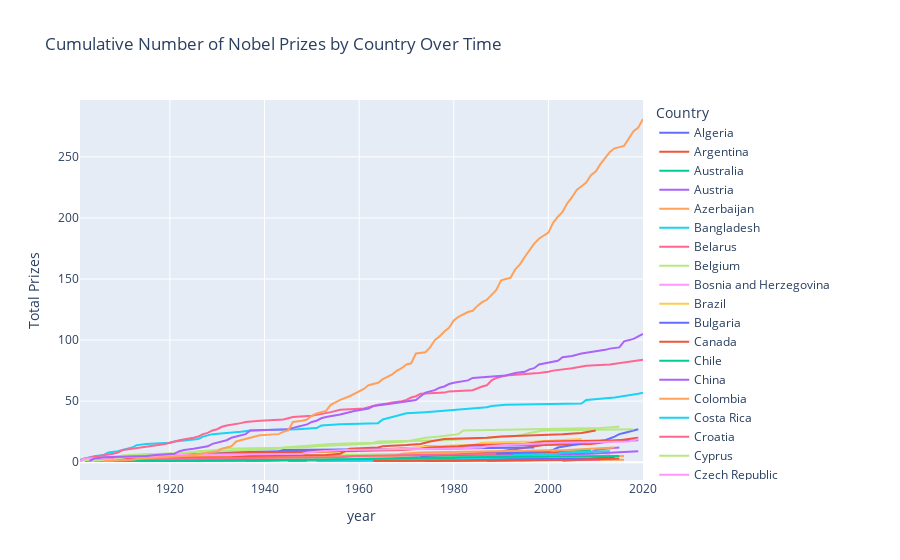

Write notebook code for a chart like this one.
### Code cell
import plotly.express as px

fig = px.line(
    by_year_country,
    x='year',
    y='cumulative_prizes',
    color='birth_country_current',
    title='Cumulative Number of Nobel Prizes by Country Over Time',
    labels={'cumulative_prizes': 'Total Prizes', 'birth_country_current': 'Country'}
)

fig.show()

### Figure 1 — Plotly figure (JSON) as saved in the notebook; plotly's stock layout.template omitted (floating-point values rounded to 4 significant figures)
{"data": [{"hovertemplate": "Country=Algeria<br>year=%{x}<br>Total Prizes=%{y}<extra></extra>", "legendgroup": "Algeria", "line": {"color": "#636efa", "dash": "solid"}, "marker": {"symbol": "circle"}, "mode": "lines", "name": "Algeria", "orientation": "v", "showlegend": true, "type": "scatter", "x": [1957, 1997], "xaxis": "x", "y": [1, 2], "yaxis": "y"}, {"hovertemplate": "Country=Argentina<br>year=%{x}<br>Total Prizes=%{y}<extra></extra>", "legendgroup": "Argentina", "line": {"color": "#EF553B", "dash": "solid"}, "marker": {"symbol": "circle"}, "mode": "lines", "name": "Argentina", "orientation": "v", "showlegend": true, "type": "scatter", "x": [1936, 1947, 1980, 1984], "xaxis": "x", "y": [1, 2, 3, 4], "yaxis": "y"}, {"hovertemplate": "Country=Australia<br>year=%{x}<br>Total Prizes=%{y}<extra></extra>", "legendgroup": "Australia", "line": {"color": "#00cc96", "dash": "solid"}, "marker": {"symbol": "circle"}, "mode": "lines", "name": "Australia", "orientation": "v", "showlegend": true, "type": "scatter", "x": [1915, 1945, 1960, 1963, 1964, 1975, 1996, 2005, 2009], "xaxis": "x", "y": [1, 2, 3, 4, 5, 6, 7, 9, 10], "yaxis": "y"}, {"hovertemplate": "Country=Austria<br>year=%{x}<br>Total Prizes=%{y}<extra></extra>", "legendgroup": "Austria", "line": {"color": "#ab63fa", "dash": "solid"}, "marker": {"symbol": "circle"}, "mode": "lines", "name": "Austria", "orientation": "v", "showlegend": true, "type": "scatter", "x": [1911, 1914, 1925, 1927, 1930, 1933, 1936, 1938, 1945, 1962, 1973, 1974, 1998, 2000, 2004, 2013, 2019], "xaxis": "x", "y": [1, 2, 3, 4, 5, 6, 7, 8, 9, 10, 12, 13, 14, 15, 16, 17, 18], "yaxis": "y"}, {"hovertemplate": "Country=Azerbaijan<br>year=%{x}<br>Total Prizes=%{y}<extra></extra>", "legendgroup": "Azerbaijan", "line": {"color": "#FFA15A", "dash": "solid"}, "marker": {"symbol": "circle"}, "mode": "lines", "name": "Azerbaijan", "orientation": "v", "showlegend": true, "type": "scatter", "x": [1962], "xaxis": "x", "y": [1], "yaxis": "y"}, {"hovertemplate": "Country=Bangladesh<br>year=%{x}<br>Total Prizes=%{y}<extra></extra>", "legendgroup": "Bangladesh", "line": {"color": "#19d3f3", "dash": "solid"}, "marker": {"symbol": "circle"}, "mode": "lines", "name": "Bangladesh", "orientation": "v", "showlegend": true, "type": "scatter", "x": [2006], "xaxis": "x", "y": [1], "yaxis": "y"}, {"hovertemplate": "Country=Belarus<br>year=%{x}<br>Total Prizes=%{y}<extra></extra>", "legendgroup": "Belarus", "line": {"color": "#FF6692", "dash": "solid"}, "marker": {"symbol": "circle"}, "mode": "lines", "name": "Belarus", "orientation": "v", "showlegend": true, "type": "scatter", "x": [1971, 1978, 1994, 2000], "xaxis": "x", "y": [1, 2, 3, 4], "yaxis": "y"}, {"hovertemplate": "Country=Belgium<br>year=%{x}<br>Total Prizes=%{y}<extra></extra>", "legendgroup": "Belgium", "line": {"color": "#B6E880", "dash": "solid"}, "marker": {"symbol": "circle"}, "mode": "lines", "name": "Belgium", "orientation": "v", "showlegend": true, "type": "scatter", "x": [1909, 1911, 1913, 1919, 1938, 1958, 1974, 2005, 2013], "xaxis": "x", "y": [1, 2, 3, 4, 5, 6, 7, 8, 9], "yaxis": "y"}, {"hovertemplate": "Country=Bosnia and Herzegovina<br>year=%{x}<br>Total Prizes=%{y}<extra></extra>", "legendgroup": "Bosnia and Herzegovina", "line": {"color": "#FF97FF", "dash": "solid"}, "marker": {"symbol": "circle"}, "mode": "lines", "name": "Bosnia and Herzegovina", "orientation": "v", "showlegend": true, "type": "scatter", "x": [1961, 1975], "xaxis": "x", "y": [1, 2], "yaxis": "y"}, {"hovertemplate": "Country=Brazil<br>year=%{x}<br>Total Prizes=%{y}<extra></extra>", "legendgroup": "Brazil", "line": {"color": "#FECB52", "dash": "solid"}, "marker": {"symbol": "circle"}, "mode": "lines", "name": "Brazil", "orientation": "v", "showlegend": true, "type": "scatter", "x": [1960], "xaxis": "x", "y": [1], "yaxis": "y"}, {"hovertemplate": "Country=Bulgaria<br>year=%{x}<br>Total Prizes=%{y}<extra></extra>", "legendgroup": "Bulgaria", "line": {"color": "#636efa", "dash": "solid"}, "marker": {"symbol": "circle"}, "mode": "lines", "name": "Bulgaria", "orientation": "v", "showlegend": true, "type": "scatter", "x": [1981], "xaxis": "x", "y": [1], "yaxis": "y"}, {"hovertemplate": "Country=Canada<br>year=%{x}<br>Total Prizes=%{y}<extra></extra>", "legendgroup": "Canada", "line": {"color": "#EF553B", "dash": "solid"}, "marker": {"symbol": "circle"}, "mode": "lines", "name": "Canada", "orientation": "v", "showlegend": true, "type": "scatter", "x": [1923, 1949, 1957, 1966, 1976, 1981, 1983, 1989, 1990, 1992, 1994, 1996, 1997, 1999, 2009, 2011, 2013, 2015, 2018, 2019], "xaxis": "x", "y": [1, 2, 3, 4, 5, 6, 7, 8, 9, 10, 11, 12, 13, 14, 15, 16, 17, 18, 19, 20], "yaxis": "y"}, {"hovertemplate": "Country=Chile<br>year=%{x}<br>Total Prizes=%{y}<extra></extra>", "legendgroup": "Chile", "line": {"color": "#00cc96", "dash": "solid"}, "marker": {"symbol": "circle"}, "mode": "lines", "name": "Chile", "orientation": "v", "showlegend": true, "type": "scatter", "x": [1945, 1971], "xaxis": "x", "y": [1, 2], "yaxis": "y"}, {"hovertemplate": "Country=China<br>year=%{x}<br>Total Prizes=%{y}<extra></extra>", "legendgroup": "China", "line": {"color": "#ab63fa", "dash": "solid"}, "marker": {"symbol": "circle"}, "mode": "lines", "name": "China", "orientation": "v", "showlegend": true, "type": "scatter", "x": [1956, 1957, 1989, 1992, 1998, 2000, 2009, 2010, 2012, 2015], "xaxis": "x", "y": [1, 3, 4, 5, 6, 7, 8, 10, 11, 12], "yaxis": "y"}, {"hovertemplate": "Country=Colombia<br>year=%{x}<br>Total Prizes=%{y}<extra></extra>", "legendgroup": "Colombia", "line": {"color": "#FFA15A", "dash": "solid"}, "marker": {"symbol": "circle"}, "mode": "lines", "name": "Colombia", "orientation": "v", "showlegend": true, "type": "scatter", "x": [1982, 2016], "xaxis": "x", "y": [1, 2], "yaxis": "y"}, {"hovertemplate": "Country=Costa Rica<br>year=%{x}<br>Total Prizes=%{y}<extra></extra>", "legendgroup": "Costa Rica", "line": {"color": "#19d3f3", "dash": "solid"}, "marker": {"symbol": "circle"}, "mode": "lines", "name": "Costa Rica", "orientation": "v", "showlegend": true, "type": "scatter", "x": [1987], "xaxis": "x", "y": [1], "yaxis": "y"}, {"hovertemplate": "Country=Croatia<br>year=%{x}<br>Total Prizes=%{y}<extra></extra>", "legendgroup": "Croatia", "line": {"color": "#FF6692", "dash": "solid"}, "marker": {"symbol": "circle"}, "mode": "lines", "name": "Croatia", "orientation": "v", "showlegend": true, "type": "scatter", "x": [1939], "xaxis": "x", "y": [1], "yaxis": "y"}, {"hovertemplate": "Country=Cyprus<br>year=%{x}<br>Total Prizes=%{y}<extra></extra>", "legendgroup": "Cyprus", "line": {"color": "#B6E880", "dash": "solid"}, "marker": {"symbol": "circle"}, "mode": "lines", "name": "Cyprus", "orientation": "v", "showlegend": true, "type": "scatter", "x": [2010], "xaxis": "x", "y": [1], "yaxis": "y"}, {"hovertemplate": "Country=Czech Republic<br>year=%{x}<br>Total Prizes=%{y}<extra></extra>", "legendgroup": "Czech Republic", "line": {"color": "#FF97FF", "dash": "solid"}, "marker": {"symbol": "circle"}, "mode": "lines", "name": "Czech Republic", "orientation": "v", "showlegend": true, "type": "scatter", "x": [1905, 1947, 1959, 1984, 2007], "xaxis": "x", "y": [1, 3, 4, 5, 6], "yaxis": "y"}, {"hovertemplate": "Country=Democratic Republic of the Congo<br>year=%{x}<br>Total Prizes=%{y}<extra></extra>", "legendgroup": "Democratic Republic of the Congo", "line": {"color": "#FECB52", "dash": "solid"}, "marker": {"symbol": "circle"}, "mode": "lines", "name": "Democratic Republic of the Congo", "orientation": "v", "showlegend": true, "type": "scatter", "x": [2018], "xaxis": "x", "y": [1], "yaxis": "y"}, {"hovertemplate": "Country=Denmark<br>year=%{x}<br>Total Prizes=%{y}<extra></extra>", "legendgroup": "Denmark", "line": {"color": "#636efa", "dash": "solid"}, "marker": {"symbol": "circle"}, "mode": "lines", "name": "Denmark", "orientation": "v", "showlegend": true, "type": "scatter", "x": [1903, 1908, 1917, 1920, 1922, 1926, 1928, 1943, 1944, 1975, 1997], "xaxis": "x", "y": [1, 2, 4, 5, 6, 7, 8, 9, 10, 11, 12], "yaxis": "y"}, {"hovertemplate": "Country=East Timor<br>year=%{x}<br>Total Prizes=%{y}<extra></extra>", "legendgroup": "East Timor", "line": {"color": "#EF553B", "dash": "solid"}, "marker": {"symbol": "circle"}, "mode": "lines", "name": "East Timor", "orientation": "v", "showlegend": true, "type": "scatter", "x": [1996], "xaxis": "x", "y": [2], "yaxis": "y"}, {"hovertemplate": "Country=Egypt<br>year=%{x}<br>Total Prizes=%{y}<extra></extra>", "legendgroup": "Egypt", "line": {"color": "#00cc96", "dash": "solid"}, "marker": {"symbol": "circle"}, "mode": "lines", "name": "Egypt", "orientation": "v", "showlegend": true, "type": "scatter", "x": [1964, 1978, 1988, 1994, 1999, 2005], "xaxis": "x", "y": [1, 2, 3, 4, 5, 6], "yaxis": "y"}, {"hovertemplate": "Country=Ethiopia<br>year=%{x}<br>Total Prizes=%{y}<extra></extra>", "legendgroup": "Ethiopia", "line": {"color": "#ab63fa", "dash": "solid"}, "marker": {"symbol": "circle"}, "mode": "lines", "name": "Ethiopia", "orientation": "v", "showlegend": true, "type": "scatter", "x": [2019], "xaxis": "x", "y": [1], "yaxis": "y"}, {"hovertemplate": "Country=Finland<br>year=%{x}<br>Total Prizes=%{y}<extra></extra>", "legendgroup": "Finland", "line": {"color": "#FFA15A", "dash": "solid"}, "marker": {"symbol": "circle"}, "mode": "lines", "name": "Finland", "orientation": "v", "showlegend": true, "type": "scatter", "x": [1939, 1945, 1967, 2008, 2016], "xaxis": "x", "y": [1, 2, 3, 4, 5], "yaxis": "y"}, {"hovertemplate": "Country=France<br>year=%{x}<br>Total Prizes=%{y}<extra></extra>", "legendgroup": "France", "line": {"color": "#19d3f3", "dash": "solid"}, "marker": {"symbol": "circle"}, "mode": "lines", "name": "France", "orientation": "v", "showlegend": true, "type": "scatter", "x": [1901, 1903, 1904, 1906, 1907, 1909, 1912, 1913, 1915, 1920, 1921, 1926, 1927, 1928, 1929, 1935, 1937, 1947, 1951, 1952, 1956, 1964, 1965, 1966, 1967, 1968, 1970, 1974, 1977, 1980, 1983, 1987, 1988, 1991, 2007, 2008, 2014, 2016, 2018, 2019, 2020], "xaxis": "x", "y": [2, 4, 5, 6, 8, 9, 12, 14, 15, 16, 17, 19, 21, 22, 23, 25, 26, 27, 28, 30, 31, 32, 35, 36, 37, 38, 40, 41, 42, 43, 44, 45, 46, 47, 48, 51, 53, 54, 55, 56, 57], "yaxis": "y"}, {"hovertemplate": "Country=Germany<br>year=%{x}<br>Total Prizes=%{y}<extra></extra>", "legendgroup": "Germany", "line": {"color": "#FF6692", "dash": "solid"}, "marker": {"symbol": "circle"}, "mode": "lines", "name": "Germany", "orientation": "v", "showlegend": true, "type": "scatter", "x": [1901, 1902, 1905, 1907, 1908, 1909, 1910, 1912, 1914, 1915, 1918, 1919, 1920, 1921, 1922, 1925, 1926, 1927, 1928, 1929, 1930, 1931, 1932, 1935, 1936, 1939, 1944, 1945, 1946, 1950, 1953, 1954, 1955, 1956, 1961, 1963, 1964, 1966, 1967, 1969, 1970, 1971, 1972, 1973, 1978, 1979, 1984, 1986, 1987, 1988, 1989, 1991, 1995, 1998, 2000, 2001, 2005, 2007, 2008, 2013, 2017, 2019, 2020], "xaxis": "x", "y": [1, 3, 5, 6, 7, 8, 10, 11, 12, 13, 14, 15, 16, 17, 18, 20, 21, 23, 24, 26, 27, 29, 30, 32, 33, 34, 35, 36, 37, 38, 40, 41, 42, 43, 44, 46, 47, 48, 49, 50, 51, 53, 54, 56, 57, 58, 59, 62, 63, 67, 69, 71, 72, 73, 74, 75, 77, 78, 79, 80, 82, 83, 84], "yaxis": "y"}, {"hovertemplate": "Country=Ghana<br>year=%{x}<br>Total Prizes=%{y}<extra></extra>", "legendgroup": "Ghana", "line": {"color": "#B6E880", "dash": "solid"}, "marker": {"symbol": "circle"}, "mode": "lines", "name": "Ghana", "orientation": "v", "showlegend": true, "type": "scatter", "x": [2001], "xaxis": "x", "y": [1], "yaxis": "y"}, {"hovertemplate": "Country=Greece<br>year=%{x}<br>Total Prizes=%{y}<extra></extra>", "legendgroup": "Greece", "line": {"color": "#FF97FF", "dash": "solid"}, "marker": {"symbol": "circle"}, "mode": "lines", "name": "Greece", "orientation": "v", "showlegend": true, "type": "scatter", "x": [1979], "xaxis": "x", "y": [1], "yaxis": "y"}, {"hovertemplate": "Country=Guadeloupe Island<br>year=%{x}<br>Total Prizes=%{y}<extra></extra>", "legendgroup": "Guadeloupe Island", "line": {"color": "#FECB52", "dash": "solid"}, "marker": {"symbol": "circle"}, "mode": "lines", "name": "Guadeloupe Island", "orientation": "v", "showlegend": true, "type": "scatter", "x": [1960], "xaxis": "x", "y": [1], "yaxis": "y"}, {"hovertemplate": "Country=Guatemala<br>year=%{x}<br>Total Prizes=%{y}<extra></extra>", "legendgroup": "Guatemala", "line": {"color": "#636efa", "dash": "solid"}, "marker": {"symbol": "circle"}, "mode": "lines", "name": "Guatemala", "orientation": "v", "showlegend": true, "type": "scatter", "x": [1967, 1992], "xaxis": "x", "y": [1, 2], "yaxis": "y"}, {"hovertemplate": "Country=Hungary<br>year=%{x}<br>Total Prizes=%{y}<extra></extra>", "legendgroup": "Hungary", "line": {"color": "#EF553B", "dash": "solid"}, "marker": {"symbol": "circle"}, "mode": "lines", "name": "Hungary", "orientation": "v", "showlegend": true, "type": "scatter", "x": [1937, 1943, 1961, 1963, 1971, 1994, 2002, 2004], "xaxis": "x", "y": [1, 2, 3, 4, 5, 7, 8, 9], "yaxis": "y"}, {"hovertemplate": "Country=Iceland<br>year=%{x}<br>Total Prizes=%{y}<extra></extra>", "legendgroup": "Iceland", "line": {"color": "#00cc96", "dash": "solid"}, "marker": {"symbol": "circle"}, "mode": "lines", "name": "Iceland", "orientation": "v", "showlegend": true, "type": "scatter", "x": [1955], "xaxis": "x", "y": [1], "yaxis": "y"}, {"hovertemplate": "Country=India<br>year=%{x}<br>Total Prizes=%{y}<extra></extra>", "legendgroup": "India", "line": {"color": "#ab63fa", "dash": "solid"}, "marker": {"symbol": "circle"}, "mode": "lines", "name": "India", "orientation": "v", "showlegend": true, "type": "scatter", "x": [1902, 1907, 1913, 1930, 1968, 1998, 2009, 2014, 2019], "xaxis": "x", "y": [1, 2, 3, 4, 5, 6, 7, 8, 9], "yaxis": "y"}, {"hovertemplate": "Country=Indonesia<br>year=%{x}<br>Total Prizes=%{y}<extra></extra>", "legendgroup": "Indonesia", "line": {"color": "#FFA15A", "dash": "solid"}, "marker": {"symbol": "circle"}, "mode": "lines", "name": "Indonesia", "orientation": "v", "showlegend": true, "type": "scatter", "x": [1924], "xaxis": "x", "y": [1], "yaxis": "y"}, {"hovertemplate": "Country=Iran<br>year=%{x}<br>Total Prizes=%{y}<extra></extra>", "legendgroup": "Iran", "line": {"color": "#19d3f3", "dash": "solid"}, "marker": {"symbol": "circle"}, "mode": "lines", "name": "Iran", "orientation": "v", "showlegend": true, "type": "scatter", "x": [2003, 2007], "xaxis": "x", "y": [1, 2], "yaxis": "y"}, {"hovertemplate": "Country=Iraq<br>year=%{x}<br>Total Prizes=%{y}<extra></extra>", "legendgroup": "Iraq", "line": {"color": "#FF6692", "dash": "solid"}, "marker": {"symbol": "circle"}, "mode": "lines", "name": "Iraq", "orientation": "v", "showlegend": true, "type": "scatter", "x": [2018], "xaxis": "x", "y": [1], "yaxis": "y"}, {"hovertemplate": "Country=Ireland<br>year=%{x}<br>Total Prizes=%{y}<extra></extra>", "legendgroup": "Ireland", "line": {"color": "#B6E880", "dash": "solid"}, "marker": {"symbol": "circle"}, "mode": "lines", "name": "Ireland", "orientation": "v", "showlegend": true, "type": "scatter", "x": [1923, 1925, 1951, 1969, 2015], "xaxis": "x", "y": [1, 2, 3, 4, 5], "yaxis": "y"}, {"hovertemplate": "Country=Israel<br>year=%{x}<br>Total Prizes=%{y}<extra></extra>", "legendgroup": "Israel", "line": {"color": "#FF97FF", "dash": "solid"}, "marker": {"symbol": "circle"}, "mode": "lines", "name": "Israel", "orientation": "v", "showlegend": true, "type": "scatter", "x": [1994, 2002, 2004, 2009, 2011, 2013], "xaxis": "x", "y": [1, 2, 3, 4, 5, 6], "yaxis": "y"}, {"hovertemplate": "Country=Italy<br>year=%{x}<br>Total Prizes=%{y}<extra></extra>", "legendgroup": "Italy", "line": {"color": "#FECB52", "dash": "solid"}, "marker": {"symbol": "circle"}, "mode": "lines", "name": "Italy", "orientation": "v", "showlegend": true, "type": "scatter", "x": [1906, 1907, 1909, 1926, 1934, 1938, 1959, 1963, 1969, 1975, 1984, 1985, 1986, 1997, 2002, 2007], "xaxis": "x", "y": [2, 3, 4, 5, 6, 7, 9, 10, 11, 13, 14, 15, 16, 17, 18, 19], "yaxis": "y"}, {"hovertemplate": "Country=Japan<br>year=%{x}<br>Total Prizes=%{y}<extra></extra>", "legendgroup": "Japan", "line": {"color": "#636efa", "dash": "solid"}, "marker": {"symbol": "circle"}, "mode": "lines", "name": "Japan", "orientation": "v", "showlegend": true, "type": "scatter", "x": [1949, 1965, 1968, 1973, 1974, 1981, 1987, 1994, 2000, 2001, 2002, 2008, 2010, 2012, 2014, 2015, 2016, 2017, 2018, 2019], "xaxis": "x", "y": [1, 2, 3, 4, 5, 6, 7, 8, 9, 10, 12, 16, 17, 18, 21, 23, 24, 25, 26, 27], "yaxis": "y"}, {"hovertemplate": "Country=Kenya<br>year=%{x}<br>Total Prizes=%{y}<extra></extra>", "legendgroup": "Kenya", "line": {"color": "#EF553B", "dash": "solid"}, "marker": {"symbol": "circle"}, "mode": "lines", "name": "Kenya", "orientation": "v", "showlegend": true, "type": "scatter", "x": [2004], "xaxis": "x", "y": [1], "yaxis": "y"}, {"hovertemplate": "Country=Korea (South Korea)<br>year=%{x}<br>Total Prizes=%{y}<extra></extra>", "legendgroup": "Korea (South Korea)", "line": {"color": "#00cc96", "dash": "solid"}, "marker": {"symbol": "circle"}, "mode": "lines", "name": "Korea (South Korea)", "orientation": "v", "showlegend": true, "type": "scatter", "x": [1987, 2000], "xaxis": "x", "y": [1, 2], "yaxis": "y"}, {"hovertemplate": "Country=Latvia<br>year=%{x}<br>Total Prizes=%{y}<extra></extra>", "legendgroup": "Latvia", "line": {"color": "#ab63fa", "dash": "solid"}, "marker": {"symbol": "circle"}, "mode": "lines", "name": "Latvia", "orientation": "v", "showlegend": true, "type": "scatter", "x": [1909], "xaxis": "x", "y": [1], "yaxis": "y"}, {"hovertemplate": "Country=Liberia<br>year=%{x}<br>Total Prizes=%{y}<extra></extra>", "legendgroup": "Liberia", "line": {"color": "#FFA15A", "dash": "solid"}, "marker": {"symbol": "circle"}, "mode": "lines", "name": "Liberia", "orientation": "v", "showlegend": true, "type": "scatter", "x": [2011], "xaxis": "x", "y": [2], "yaxis": "y"}, {"hovertemplate": "Country=Lithuania<br>year=%{x}<br>Total Prizes=%{y}<extra></extra>", "legendgroup": "Lithuania", "line": {"color": "#19d3f3", "dash": "solid"}, "marker": {"symbol": "circle"}, "mode": "lines", "name": "Lithuania", "orientation": "v", "showlegend": true, "type": "scatter", "x": [1977, 1980, 1982], "xaxis": "x", "y": [1, 2, 3], "yaxis": "y"}, {"hovertemplate": "Country=Luxembourg<br>year=%{x}<br>Total Prizes=%{y}<extra></extra>", "legendgroup": "Luxembourg", "line": {"color": "#FF6692", "dash": "solid"}, "marker": {"symbol": "circle"}, "mode": "lines", "name": "Luxembourg", "orientation": "v", "showlegend": true, "type": "scatter", "x": [1908, 2011], "xaxis": "x", "y": [1, 2], "yaxis": "y"}, {"hovertemplate": "Country=Madagascar<br>year=%{x}<br>Total Prizes=%{y}<extra></extra>", "legendgroup": "Madagascar", "line": {"color": "#B6E880", "dash": "solid"}, "marker": {"symbol": "circle"}, "mode": "lines", "name": "Madagascar", "orientation": "v", "showlegend": true, "type": "scatter", "x": [1985], "xaxis": "x", "y": [1], "yaxis": "y"}, {"hovertemplate": "Country=Mexico<br>year=%{x}<br>Total Prizes=%{y}<extra></extra>", "legendgroup": "Mexico", "line": {"color": "#FF97FF", "dash": "solid"}, "marker": {"symbol": "circle"}, "mode": "lines", "name": "Mexico", "orientation": "v", "showlegend": true, "type": "scatter", "x": [1982, 1990, 1995], "xaxis": "x", "y": [1, 2, 3], "yaxis": "y"}, {"hovertemplate": "Country=Morocco<br>year=%{x}<br>Total Prizes=%{y}<extra></extra>", "legendgroup": "Morocco", "line": {"color": "#FECB52", "dash": "solid"}, "marker": {"symbol": "circle"}, "mode": "lines", "name": "Morocco", "orientation": "v", "showlegend": true, "type": "scatter", "x": [2012], "xaxis": "x", "y": [1], "yaxis": "y"}, {"hovertemplate": "Country=Myanmar<br>year=%{x}<br>Total Prizes=%{y}<extra></extra>", "legendgroup": "Myanmar", "line": {"color": "#636efa", "dash": "solid"}, "marker": {"symbol": "circle"}, "mode": "lines", "name": "Myanmar", "orientation": "v", "showlegend": true, "type": "scatter", "x": [1991], "xaxis": "x", "y": [1], "yaxis": "y"}, {"hovertemplate": "Country=Netherlands<br>year=%{x}<br>Total Prizes=%{y}<extra></extra>", "legendgroup": "Netherlands", "line": {"color": "#EF553B", "dash": "solid"}, "marker": {"symbol": "circle"}, "mode": "lines", "name": "Netherlands", "orientation": "v", "showlegend": true, "type": "scatter", "x": [1901, 1902, 1910, 1911, 1913, 1929, 1936, 1953, 1969, 1973, 1975, 1981, 1984, 1995, 1999, 2016], "xaxis": "x", "y": [1, 3, 4, 5, 6, 7, 8, 9, 10, 11, 12, 13, 14, 15, 17, 18], "yaxis": "y"}, {"hovertemplate": "Country=New Zealand<br>year=%{x}<br>Total Prizes=%{y}<extra></extra>", "legendgroup": "New Zealand", "line": {"color": "#00cc96", "dash": "solid"}, "marker": {"symbol": "circle"}, "mode": "lines", "name": "New Zealand", "orientation": "v", "showlegend": true, "type": "scatter", "x": [1908, 1962, 2000], "xaxis": "x", "y": [1, 2, 3], "yaxis": "y"}, {"hovertemplate": "Country=Nigeria<br>year=%{x}<br>Total Prizes=%{y}<extra></extra>", "legendgroup": "Nigeria", "line": {"color": "#ab63fa", "dash": "solid"}, "marker": {"symbol": "circle"}, "mode": "lines", "name": "Nigeria", "orientation": "v", "showlegend": true, "type": "scatter", "x": [1986], "xaxis": "x", "y": [1], "yaxis": "y"}, {"hovertemplate": "Country=Norway<br>year=%{x}<br>Total Prizes=%{y}<extra></extra>", "legendgroup": "Norway", "line": {"color": "#FFA15A", "dash": "solid"}, "marker": {"symbol": "circle"}, "mode": "lines", "name": "Norway", "orientation": "v", "showlegend": true, "type": "scatter", "x": [1903, 1920, 1921, 1922, 1968, 1969, 1973, 1989, 2004, 2014], "xaxis": "x", "y": [1, 2, 3, 4, 5, 7, 8, 9, 10, 12], "yaxis": "y"}, {"hovertemplate": "Country=Pakistan<br>year=%{x}<br>Total Prizes=%{y}<extra></extra>", "legendgroup": "Pakistan", "line": {"color": "#19d3f3", "dash": "solid"}, "marker": {"symbol": "circle"}, "mode": "lines", "name": "Pakistan", "orientation": "v", "showlegend": true, "type": "scatter", "x": [1979, 1983, 2014], "xaxis": "x", "y": [1, 2, 3], "yaxis": "y"}, {"hovertemplate": "Country=Peru<br>year=%{x}<br>Total Prizes=%{y}<extra></extra>", "legendgroup": "Peru", "line": {"color": "#FF6692", "dash": "solid"}, "marker": {"symbol": "circle"}, "mode": "lines", "name": "Peru", "orientation": "v", "showlegend": true, "type": "scatter", "x": [2010], "xaxis": "x", "y": [1], "yaxis": "y"}, {"hovertemplate": "Country=Poland<br>year=%{x}<br>Total Prizes=%{y}<extra></extra>", "legendgroup": "Poland", "line": {"color": "#B6E880", "dash": "solid"}, "marker": {"symbol": "circle"}, "mode": "lines", "name": "Poland", "orientation": "v", "showlegend": true, "type": "scatter", "x": [1901, 1903, 1905, 1907, 1908, 1911, 1918, 1924, 1931, 1939, 1943, 1944, 1950, 1954, 1963, 1964, 1978, 1983, 1985, 1992, 1994, 1995, 1996, 1999, 2018], "xaxis": "x", "y": [1, 2, 3, 4, 5, 6, 7, 8, 9, 10, 11, 12, 14, 15, 16, 17, 18, 19, 20, 21, 22, 23, 24, 26, 27], "yaxis": "y"}, {"hovertemplate": "Country=Portugal<br>year=%{x}<br>Total Prizes=%{y}<extra></extra>", "legendgroup": "Portugal", "line": {"color": "#FF97FF", "dash": "solid"}, "marker": {"symbol": "circle"}, "mode": "lines", "name": "Portugal", "orientation": "v", "showlegend": true, "type": "scatter", "x": [1949, 1998], "xaxis": "x", "y": [1, 2], "yaxis": "y"}, {"hovertemplate": "Country=Republic of Macedonia<br>year=%{x}<br>Total Prizes=%{y}<extra></extra>", "legendgroup": "Republic of Macedonia", "line": {"color": "#FECB52", "dash": "solid"}, "marker": {"symbol": "circle"}, "mode": "lines", "name": "Republic of Macedonia", "orientation": "v", "showlegend": true, "type": "scatter", "x": [1979], "xaxis": "x", "y": [1], "yaxis": "y"}, {"hovertemplate": "Country=Romania<br>year=%{x}<br>Total Prizes=%{y}<extra></extra>", "legendgroup": "Romania", "line": {"color": "#636efa", "dash": "solid"}, "marker": {"symbol": "circle"}, "mode": "lines", "name": "Romania", "orientation": "v", "showlegend": true, "type": "scatter", "x": [1974, 1986, 2009, 2014], "xaxis": "x", "y": [1, 2, 3, 4], "yaxis": "y"}, {"hovertemplate": "Country=Russia<br>year=%{x}<br>Total Prizes=%{y}<extra></extra>", "legendgroup": "Russia", "line": {"color": "#EF553B", "dash": "solid"}, "marker": {"symbol": "circle"}, "mode": "lines", "name": "Russia", "orientation": "v", "showlegend": true, "type": "scatter", "x": [1904, 1910, 1911, 1933, 1937, 1953, 1956, 1958, 1964, 1965, 1970, 1973, 1975, 1977, 1978, 1987, 1990, 2003, 2007, 2010], "xaxis": "x", "y": [1, 2, 3, 4, 5, 6, 7, 11, 12, 13, 14, 15, 17, 18, 19, 20, 21, 23, 24, 26], "yaxis": "y"}, {"hovertemplate": "Country=Saint Lucia<br>year=%{x}<br>Total Prizes=%{y}<extra></extra>", "legendgroup": "Saint Lucia", "line": {"color": "#00cc96", "dash": "solid"}, "marker": {"symbol": "circle"}, "mode": "lines", "name": "Saint Lucia", "orientation": "v", "showlegend": true, "type": "scatter", "x": [1979, 1992], "xaxis": "x", "y": [1, 2], "yaxis": "y"}, {"hovertemplate": "Country=Slovakia<br>year=%{x}<br>Total Prizes=%{y}<extra></extra>", "legendgroup": "Slovakia", "line": {"color": "#ab63fa", "dash": "solid"}, "marker": {"symbol": "circle"}, "mode": "lines", "name": "Slovakia", "orientation": "v", "showlegend": true, "type": "scatter", "x": [1905], "xaxis": "x", "y": [1], "yaxis": "y"}, {"hovertemplate": "Country=Slovenia<br>year=%{x}<br>Total Prizes=%{y}<extra></extra>", "legendgroup": "Slovenia", "line": {"color": "#FFA15A", "dash": "solid"}, "marker": {"symbol": "circle"}, "mode": "lines", "name": "Slovenia", "orientation": "v", "showlegend": true, "type": "scatter", "x": [1923], "xaxis": "x", "y": [1], "yaxis": "y"}, {"hovertemplate": "Country=South Africa<br>year=%{x}<br>Total Prizes=%{y}<extra></extra>", "legendgroup": "South Africa", "line": {"color": "#19d3f3", "dash": "solid"}, "marker": {"symbol": "circle"}, "mode": "lines", "name": "South Africa", "orientation": "v", "showlegend": true, "type": "scatter", "x": [1951, 1979, 1984, 1991, 1993, 2002, 2003, 2013], "xaxis": "x", "y": [1, 2, 3, 4, 6, 7, 8, 9], "yaxis": "y"}, {"hovertemplate": "Country=Spain<br>year=%{x}<br>Total Prizes=%{y}<extra></extra>", "legendgroup": "Spain", "line": {"color": "#FF6692", "dash": "solid"}, "marker": {"symbol": "circle"}, "mode": "lines", "name": "Spain", "orientation": "v", "showlegend": true, "type": "scatter", "x": [1904, 1906, 1922, 1956, 1959, 1977, 1989], "xaxis": "x", "y": [1, 2, 3, 4, 5, 6, 7], "yaxis": "y"}, {"hovertemplate": "Country=Sweden<br>year=%{x}<br>Total Prizes=%{y}<extra></extra>", "legendgroup": "Sweden", "line": {"color": "#B6E880", "dash": "solid"}, "marker": {"symbol": "circle"}, "mode": "lines", "name": "Sweden", "orientation": "v", "showlegend": true, "type": "scatter", "x": [1903, 1908, 1909, 1911, 1912, 1916, 1921, 1924, 1926, 1930, 1931, 1948, 1951, 1955, 1961, 1970, 1974, 1977, 1981, 1982, 2000, 2011, 2015], "xaxis": "x", "y": [1, 2, 3, 4, 5, 6, 7, 8, 9, 10, 11, 12, 13, 14, 15, 17, 20, 21, 23, 26, 27, 28, 29], "yaxis": "y"}, {"hovertemplate": "Country=Switzerland<br>year=%{x}<br>Total Prizes=%{y}<extra></extra>", "legendgroup": "Switzerland", "line": {"color": "#FF97FF", "dash": "solid"}, "marker": {"symbol": "circle"}, "mode": "lines", "name": "Switzerland", "orientation": "v", "showlegend": true, "type": "scatter", "x": [1901, 1902, 1909, 1919, 1920, 1948, 1949, 1952, 1957, 1978, 1986, 1987, 1991, 1996, 2002, 2017, 2019], "xaxis": "x", "y": [1, 3, 4, 5, 6, 7, 8, 9, 10, 11, 12, 13, 14, 15, 16, 17, 19], "yaxis": "y"}, {"hovertemplate": "Country=Taiwan<br>year=%{x}<br>Total Prizes=%{y}<extra></extra>", "legendgroup": "Taiwan", "line": {"color": "#FECB52", "dash": "solid"}, "marker": {"symbol": "circle"}, "mode": "lines", "name": "Taiwan", "orientation": "v", "showlegend": true, "type": "scatter", "x": [1986], "xaxis": "x", "y": [1], "yaxis": "y"}, {"hovertemplate": "Country=Trinidad<br>year=%{x}<br>Total Prizes=%{y}<extra></extra>", "legendgroup": "Trinidad", "line": {"color": "#636efa", "dash": "solid"}, "marker": {"symbol": "circle"}, "mode": "lines", "name": "Trinidad", "orientation": "v", "showlegend": true, "type": "scatter", "x": [2001], "xaxis": "x", "y": [1], "yaxis": "y"}, {"hovertemplate": "Country=Turkey<br>year=%{x}<br>Total Prizes=%{y}<extra></extra>", "legendgroup": "Turkey", "line": {"color": "#EF553B", "dash": "solid"}, "marker": {"symbol": "circle"}, "mode": "lines", "name": "Turkey", "orientation": "v", "showlegend": true, "type": "scatter", "x": [1963, 2006, 2015], "xaxis": "x", "y": [1, 2, 3], "yaxis": "y"}, {"hovertemplate": "Country=Ukraine<br>year=%{x}<br>Total Prizes=%{y}<extra></extra>", "legendgroup": "Ukraine", "line": {"color": "#00cc96", "dash": "solid"}, "marker": {"symbol": "circle"}, "mode": "lines", "name": "Ukraine", "orientation": "v", "showlegend": true, "type": "scatter", "x": [1908, 1952, 1966, 1981, 2015], "xaxis": "x", "y": [1, 2, 3, 4, 5], "yaxis": "y"}, {"hovertemplate": "Country=United Kingdom<br>year=%{x}<br>Total Prizes=%{y}<extra></extra>", "legendgroup": "United Kingdom", "line": {"color": "#ab63fa", "dash": "solid"}, "marker": {"symbol": "circle"}, "mode": "lines", "name": "United Kingdom", "orientation": "v", "showlegend": true, "type": "scatter", "x": [1903, 1904, 1906, 1915, 1917, 1921, 1922, 1923, 1925, 1927, 1928, 1929, 1932, 1933, 1934, 1935, 1936, 1937, 1945, 1947, 1948, 1949, 1950, 1951, 1952, 1953, 1956, 1957, 1958, 1959, 1962, 1963, 1967, 1969, 1972, 1973, 1974, 1976, 1977, 1978, 1979, 1980, 1982, 1983, 1984, 1988, 1991, 1993, 1995, 1996, 1997, 1998, 2001, 2002, 2003, 2005, 2007, 2009, 2010, 2012, 2013, 2015, 2016, 2017, 2018, 2019, 2020], "xaxis": "x", "y": [1, 3, 4, 5, 6, 7, 9, 10, 11, 12, 13, 15, 18, 20, 21, 22, 23, 26, 27, 29, 30, 31, 33, 34, 36, 37, 39, 40, 41, 42, 44, 46, 48, 49, 51, 54, 57, 59, 61, 62, 64, 65, 66, 67, 69, 70, 71, 73, 74, 76, 77, 80, 82, 83, 86, 87, 89, 90, 91, 92, 93, 94, 99, 100, 101, 103, 105], "yaxis": "y"}, {"hovertemplate": "Country=United States of America<br>year=%{x}<br>Total Prizes=%{y}<extra></extra>", "legendgroup": "United States of America", "line": {"color": "#FFA15A", "dash": "solid"}, "marker": {"symbol": "circle"}, "mode": "lines", "name": "United States of America", "orientation": "v", "showlegend": true, "type": "scatter", "x": [1906, 1912, 1914, 1919, 1923, 1925, 1927, 1929, 1930, 1931, 1932, 1933, 1934, 1936, 1937, 1938, 1939, 1943, 1944, 1945, 1946, 1948, 1949, 1950, 1951, 1952, 1953, 1954, 1955, 1956, 1958, 1959, 1960, 1961, 1962, 1964, 1965, 1966, 1967, 1968, 1969, 1970, 1971, 1972, 1974, 1975, 1976, 1977, 1978, 1979, 1980, 1981, 1982, 1983, 1984, 1985, 1986, 1987, 1988, 1989, 1990, 1992, 1993, 1994, 1995, 1996, 1997, 1998, 2000, 2001, 2002, 2003, 2004, 2005, 2006, 2007, 2008, 2009, 2010, 2011, 2012, 2013, 2014, 2015, 2016, 2017, 2018, 2019, 2020], "xaxis": "x", "y": [1, 2, 3, 4, 5, 6, 7, 8, 9, 11, 12, 13, 17, 19, 20, 21, 22, 23, 25, 26, 33, 34, 35, 38, 40, 41, 42, 47, 49, 51, 54, 56, 58, 60, 63, 65, 68, 70, 72, 75, 77, 80, 81, 89, 90, 94, 100, 103, 107, 110, 116, 119, 121, 123, 124, 128, 131, 133, 137, 141, 149, 151, 158, 162, 168, 173, 179, 183, 188, 196, 201, 205, 212, 217, 223, 226, 229, 235, 238, 244, 249, 254, 257, 258, 259, 265, 271, 274, 281], "yaxis": "y"}, {"hovertemplate": "Country=Venezuela<br>year=%{x}<br>Total Prizes=%{y}<extra></extra>", "legendgroup": "Venezuela", "line": {"color": "#19d3f3", "dash": "solid"}, "marker": {"symbol": "circle"}, "mode": "lines", "name": "Venezuela", "orientation": "v", "showlegend": true, "type": "scatter", "x": [1980], "xaxis": "x", "y": [1], "yaxis": "y"}, {"hovertemplate": "Country=Vietnam<br>year=%{x}<br>Total Prizes=%{y}<extra></extra>", "legendgroup": "Vietnam", "line": {"color": "#FF6692", "dash": "solid"}, "marker": {"symbol": "circle"}, "mode": "lines", "name": "Vietnam", "orientation": "v", "showlegend": true, "type": "scatter", "x": [1973], "xaxis": "x", "y": [1], "yaxis": "y"}, {"hovertemplate": "Country=Yemen<br>year=%{x}<br>Total Prizes=%{y}<extra></extra>", "legendgroup": "Yemen", "line": {"color": "#B6E880", "dash": "solid"}, "marker": {"symbol": "circle"}, "mode": "lines", "name": "Yemen", "orientation": "v", "showlegend": true, "type": "scatter", "x": [2011], "xaxis": "x", "y": [1], "yaxis": "y"}, {"hovertemplate": "Country=Zimbabwe<br>year=%{x}<br>Total Prizes=%{y}<extra></extra>", "legendgroup": "Zimbabwe", "line": {"color": "#FF97FF", "dash": "solid"}, "marker": {"symbol": "circle"}, "mode": "lines", "name": "Zimbabwe", "orientation": "v", "showlegend": true, "type": "scatter", "x": [1960], "xaxis": "x", "y": [1], "yaxis": "y"}], "layout": {"legend": {"title": {"text": "Country"}, "tracegroupgap": 0}, "title": {"text": "Cumulative Number of Nobel Prizes by Country Over Time"}, "xaxis": {"anchor": "y", "domain": [0, 1], "title": {"text": "year"}}, "yaxis": {"anchor": "x", "domain": [0, 1], "title": {"text": "Total Prizes"}}}}
